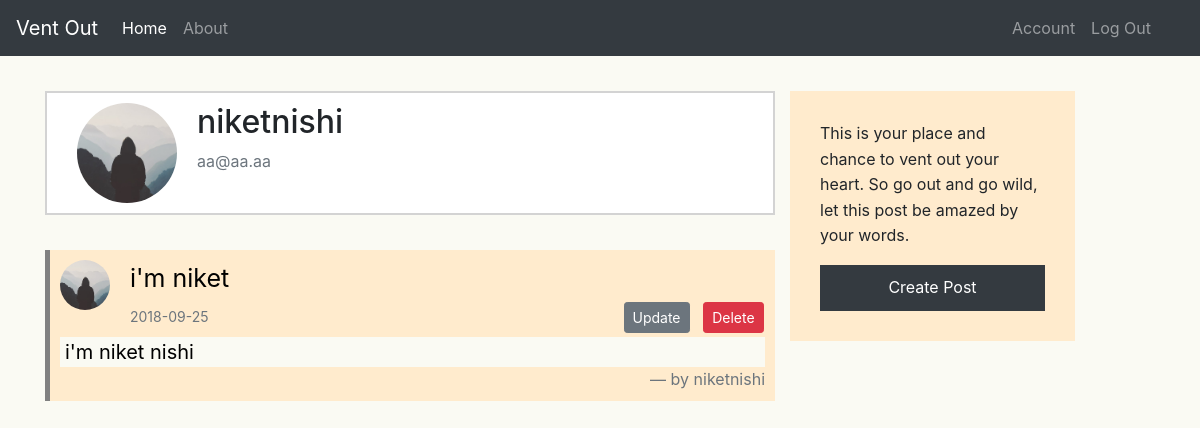
The app's page /account (signed in) with its own data.
### ventout/models.py (models this page shows, shortened)
class User(db.Model, UserMixin):
    id = db.Column(db.Integer, primary_key=True)
    username = db.Column(db.String(20), unique=True, nullable=False)
    email = db.Column(db.String(120), unique=True, nullable=False)
    image_file = db.Column(db.String(20), nullable=False,
                           default='default.jpg')
    password = db.Column(db.String(60), nullable=False)
    posts = db.relationship('Post', backref='author', lazy=True)

class Post(db.Model):
    id = db.Column(db.Integer, primary_key=True)
    title = db.Column(db.String(100), nullable=False)
    date_posted = db.Column(db.DateTime, nullable=False,
                            default=datetime.utcnow)
    content = db.Column(db.Text, nullable=False)
    user_id = db.Column(db.Integer, db.ForeignKey('user.id'), nullable=False)

### ventout/routes.py (the view)
@app.route("/account")
@login_required
def account():
    my_posts = Post.query.filter_by(user_id=current_user.id).all()
    image_file = url_for(
        'static', filename='profile_pics/' + current_user.image_file)
    return render_template('account.html', title='account', image_file=image_file, posts=my_posts)

### ventout/models.py (called while the page is built)
@login_manager.user_loader
def load_user(user_id):
    return User.query.get(int(user_id))

### ventout/templates/account.html
{% extends "layout.html" %}
{% block content %}
<div class="contaienr margin-top">
    <div class="media">
        <img class="rounded-circle account-img" src="{{ image_file }}">
        <div class="media-body">
            <h2 class="account-heading">{{ current_user.username }}</h2>
            <p class="text-secondary">{{ current_user.email }}</p>
        </div>
    </div>
    <div class="margin-top">
        {% for post in posts %}
        <blockquote class="blockquote">
            <img class="rounded-circle post-image" src="{{ url_for('static', filename='profile_pics/'+post.author.image_file) }}">
            <header class="post-title">{{ post.title }}</header>
            <small style="display:inline-block" class="text-muted small">{{ post.date_posted.strftime('%Y-%m-%d') }}</small>
            {% if post.author == current_user %}
            <div class="update-delete-btn">
                <a class="btn btn-secondary btn-sm m-1" href="{{ url_for('update_post', post_id=post.id) }}">Update</a>
                <form style="display:inline-block" method="POST" id="delete-post" action="{{ url_for('delete_post', post_id=post.id) }}">
                    <button type="submit" class="btn btn-danger btn-sm m-1">Delete</button>
                </form>
            </div>
            {% endif %}
            <p class="default-background mb-0 post-content" style="padding: 0 5px 0 5px">{{ post.content }}</p>
            <footer class="blockquote-footer">by {{ post.author.username }}</footer>
        </blockquote>
        {% endfor %}
    </div>
</div>
{% endblock %}

### ventout/static/main.css (style rules this page uses)
.blockquote { border-left: 5px solid gray; padding-left: 35px; background-color: blanchedalmond; color: black; padding: 10px; }
.margin-top { margin-top: 35px; }
.account-img { width: 100px; height: 100px; margin: 0px 20px; }
.post-image { width: 50px; height: 50px; float: left; margin: 0px 20px 0px 0px; }
.media { background-color: white; border: 2px solid lightgray; padding: 10px; }
.default-background { background-color: #fafaf3; }
.blockquote-footer { text-align: right; }
.small { font-size: 14px; }
.post-title { font-size: 25px; }
.post-content { font-size: 20px; }
.update-delete-btn { display: inline-block; position: relative; left: 57.5%; }

### records on screen
User: username "niketnishi", email "aa@aa.aa"
Post: image_file (placeholder picture), title "i'm niket", date_posted "2018-09-25", content "i'm niket nishi", author.username "niketnishi"
